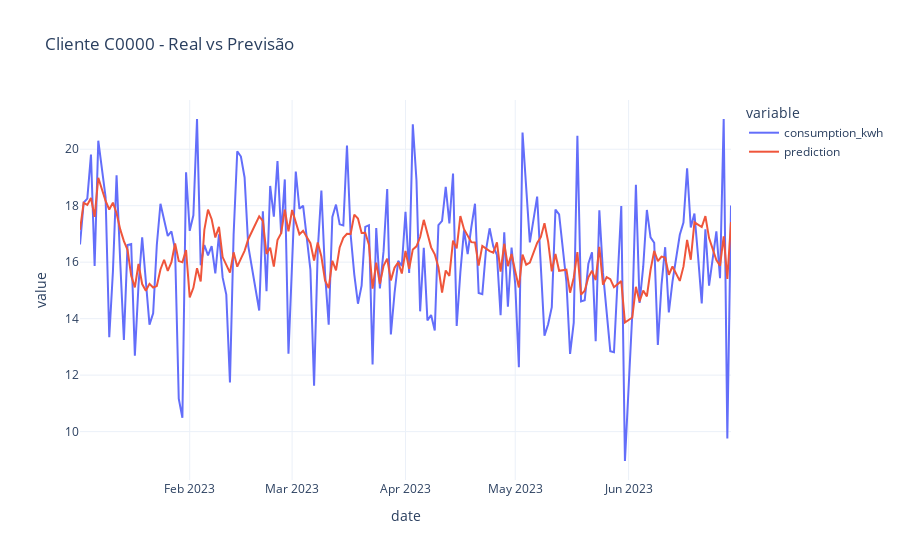

Notebook cell for this chart:
### Markdown cell above
# Filtro Interativo por Cliente

### Code cell
import ipywidgets as widgets
from IPython.display import display

dropdown = widgets.Dropdown(
    options=sorted(df["client_id"].unique()),
    description='Cliente:',
)

def plot_cliente(cliente):
    df_cliente = df[df["client_id"] == cliente]

    fig = px.line(
        df_cliente,
        x="date",
        y=["consumption_kwh", "prediction"],
        title=f"Cliente {cliente} - Real vs Previsão"
    )
    fig.update_layout(template="plotly_white")
    fig.show()

def update_plot(change):
    plot_cliente(change["new"])

dropdown.observe(update_plot, names="value")

display(dropdown)

# Mostrar primeiro automaticamente
plot_cliente(dropdown.value)

### Figure 1 — Plotly figure (JSON) as saved in the notebook; plotly's stock layout.template omitted (floating-point values rounded to 4 significant figures; data arrays with more than 128 entries replaced by an {"elided": "..."} marker saying what was removed)
{"data": [{"hovertemplate": "variable=consumption_kwh<br>date=%{x}<br>value=%{y}<extra></extra>", "legendgroup": "consumption_kwh", "line": {"color": "#636efa", "dash": "solid"}, "marker": {"symbol": "circle"}, "mode": "lines", "name": "consumption_kwh", "orientation": "v", "showlegend": true, "type": "scatter", "x": {"elided": "169 str values"}, "xaxis": "x", "y": {"elided": "169 float values"}, "yaxis": "y"}, {"hovertemplate": "variable=prediction<br>date=%{x}<br>value=%{y}<extra></extra>", "legendgroup": "prediction", "line": {"color": "#EF553B", "dash": "solid"}, "marker": {"symbol": "circle"}, "mode": "lines", "name": "prediction", "orientation": "v", "showlegend": true, "type": "scatter", "x": {"elided": "169 str values"}, "xaxis": "x", "y": {"elided": "169 float values"}, "yaxis": "y"}], "layout": {"legend": {"title": {"text": "variable"}, "tracegroupgap": 0}, "title": {"text": "Cliente C0000 - Real vs Previsão"}, "xaxis": {"anchor": "y", "domain": [0, 1], "title": {"text": "date"}}, "yaxis": {"anchor": "x", "domain": [0, 1], "title": {"text": "value"}}}}
